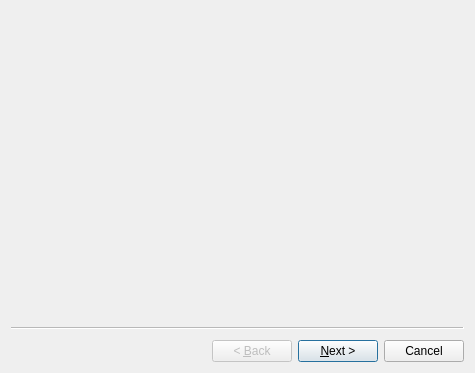
<?xml version="1.0" encoding="UTF-8"?>
<ui version="4.0">
 <class>GameWizard</class>
 <widget class="QWizard" name="GameWizard">
  <property name="geometry">
   <rect>
    <x>0</x>
    <y>0</y>
    <width>475</width>
    <height>373</height>
   </rect>
  </property>
  <property name="windowTitle">
   <string>New Game</string>
  </property>
  <widget class="ImagesPage" name="imagesPage"/>
  <widget class="PlayersPage" name="playersPage"/>
 </widget>
 <customwidgets>
  <customwidget>
   <class>ImagesPage</class>
   <extends>QWizardPage</extends>
   <header>imagespage.h</header>
   <container>1</container>
  </customwidget>
  <customwidget>
   <class>PlayersPage</class>
   <extends>QWizardPage</extends>
   <header>playerspage.h</header>
   <container>1</container>
  </customwidget>
 </customwidgets>
 <resources/>
 <connections/>
</ui>
